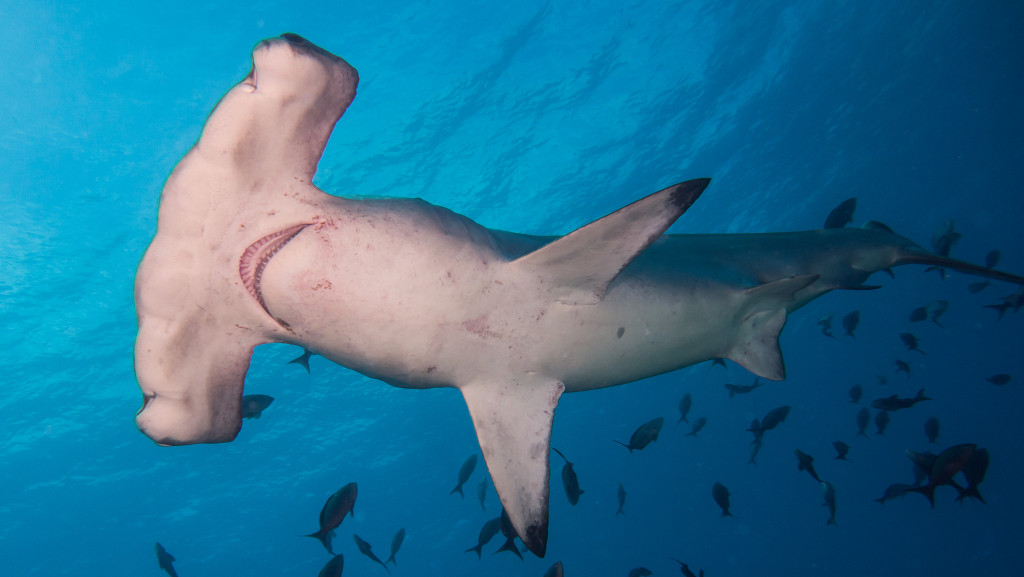
#> input picture species_classification/datasets/hammerheadInput/00000054.jpeg, 2048 x 1153 px, given as the content of the folder datasets/hammerheadTraining, which was not available (shown at 1/2 size)
$ python load_data.py
#> lines starting #> are read from the running program, lines starting #| are printed output that depends on the picture; pictures that were not available may be replaced by others from this repository, and a replacement may not be noted
import numpy as np
import os
import cv2
from tqdm import tqdm
import random

DATADIR = "datasets"

CATEGORIES = ["hammerhead", "mako"]

training_data = []
testing_data = []
input_data = []

IMG_SIZE = 150

def convertToRGB(img_arr):
    return cv2.cvtColor(img_arr, cv2.COLOR_BGR2RGB)

def normalizeRGB(img_arr):
    return [[[color / 255.0 for color in column] for column in row] for row in img_arr]

def create_data_arr(data_arr, data_type):
#> called with data_type = 'Training'
    for category in CATEGORIES:

        path = os.path.join(DATADIR,category+data_type)  # create path
        class_num = CATEGORIES.index(category)  # get the classification

        for img in tqdm(os.listdir(path)):  # iterate over each image
            try:
                img_array = cv2.imread(os.path.join(path,img) ,cv2.IMREAD_GRAYSCALE)  # convert to array
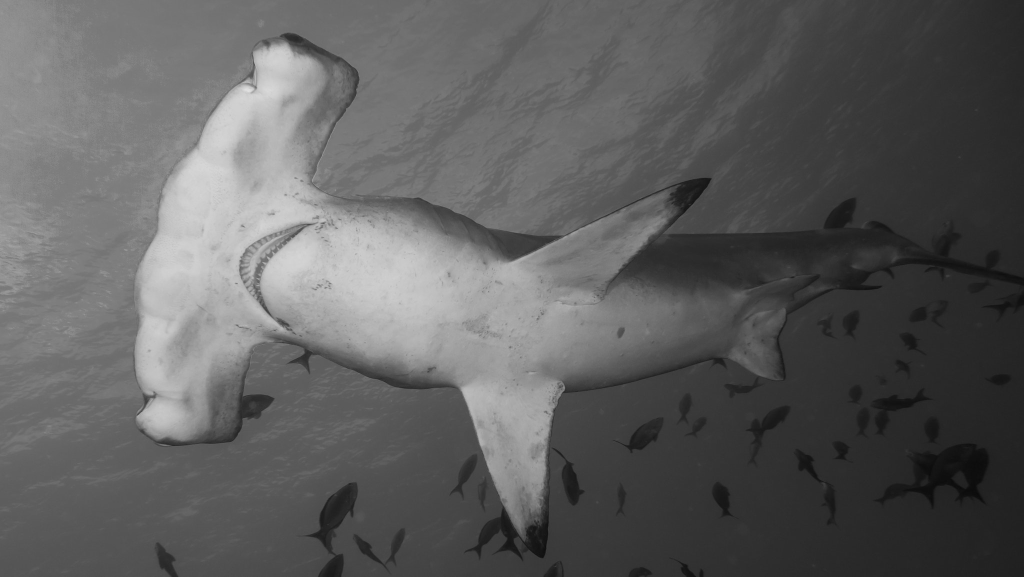
#> img_array: shape (1153, 2048) (shown at 1/2 size); min 11, max 224, mean 94.1
                new_array = cv2.resize(img_array, (IMG_SIZE, IMG_SIZE))  # resize to normalize data size
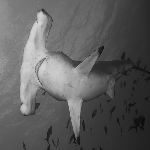
#> new_array: shape (150, 150); min 11, max 224, mean 94.1
                data_arr.append([new_array, class_num])
            except Exception as e:
                pass
                print("OSErrroBad img most likely", e, os.path.join(path,img))
            except Exception as e:
                print("general exception", e, os.path.join(path,img))
#> pass 2 of the loop in create_data_arr, `for category in CATEGORIES:`:
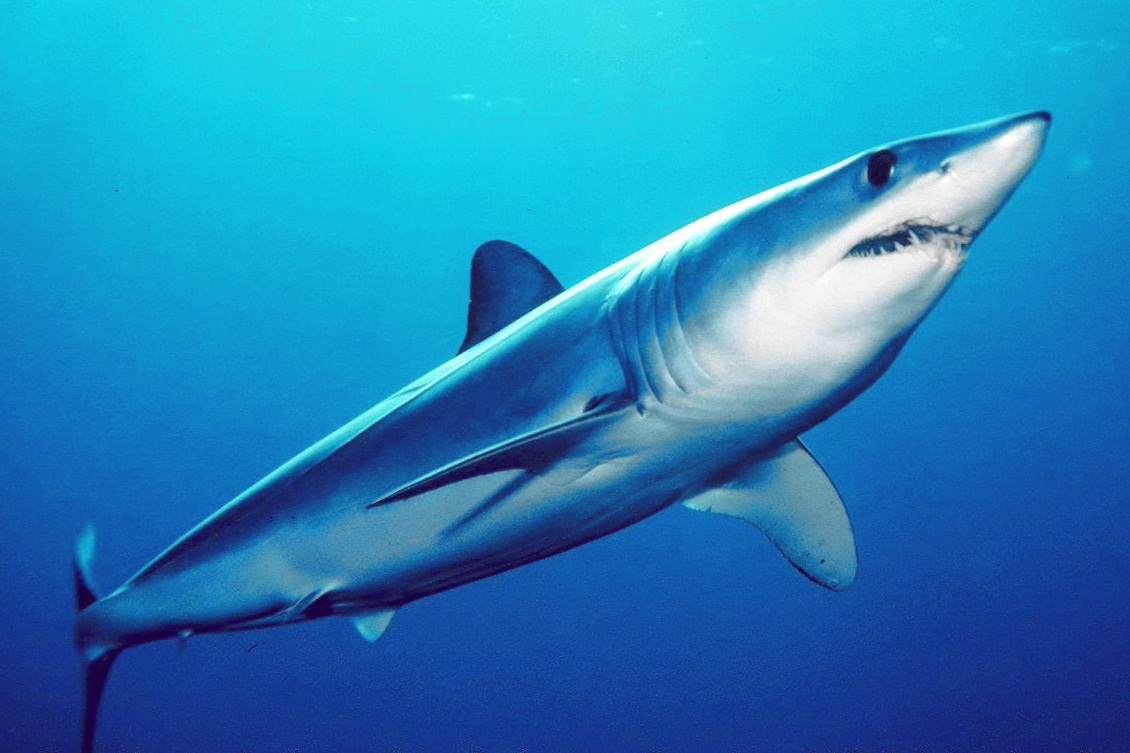
#> input picture species_classification/datasets/makoTraining/00000002.JPG, 1130 x 753 px
#> in create_data_arr, `img_array = cv2.imread(os.path.join(path,img) ,cv2.IMREAD_GRAYSCALE)`:
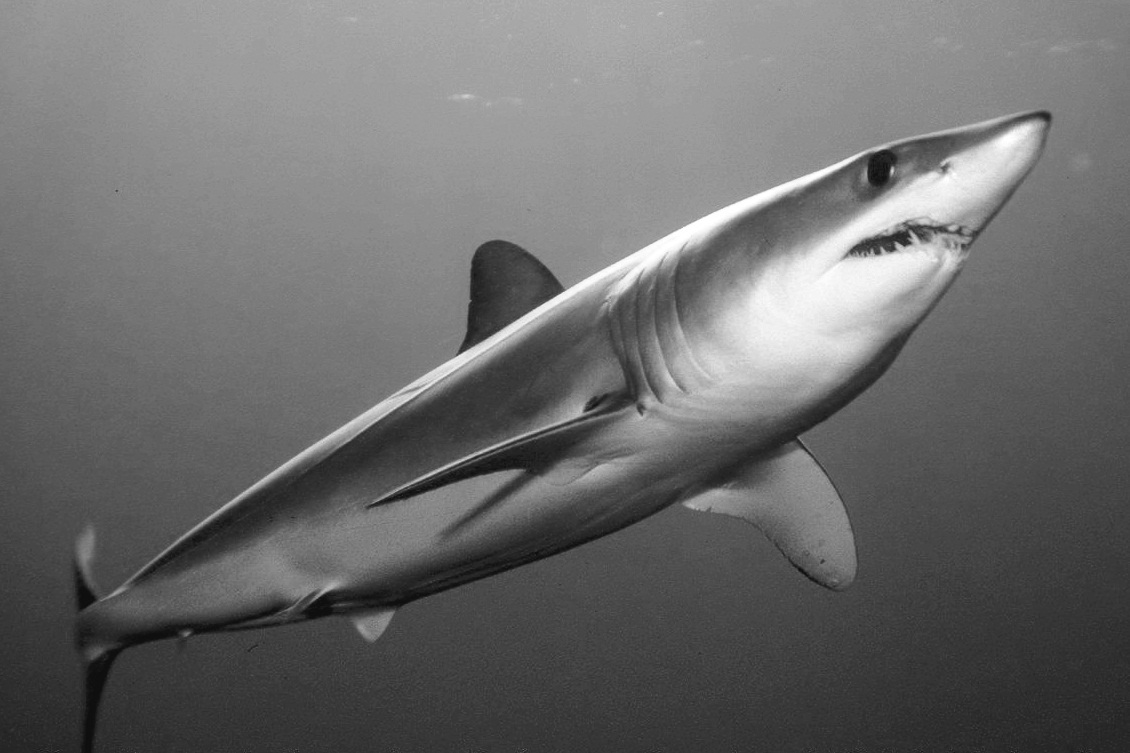
#> img_array: shape (753, 1130); min 12, max 255, mean 107.7
#> in create_data_arr, `new_array = cv2.resize(img_array, (IMG_SIZE, IMG_SIZE))`:
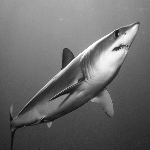
#> new_array: shape (150, 150); min 14, max 255, mean 107.6
#> pass 2 of the loop in create_data_arr, `for category in CATEGORIES:`:
#> pass 2 of the loop in create_data_arr, `for category in CATEGORIES:`:

create_data_arr(training_data, "Training")
create_data_arr(testing_data, "Test")
create_data_arr(input_data, "Input")

random.shuffle(training_data)
random.shuffle(testing_data)
random.shuffle(input_data)

print(len(training_data))
# print(training_data)

train_images = []
train_labels = []

test_images = []
test_labels = []

input_images = []
input_labels = []

for features,label in training_data:
    train_images.append(features)
    train_labels.append(label)

for features,label in testing_data:
    test_images.append(features)
    test_labels.append(label)

for features,label in input_data:
    input_images.append(features)
    input_labels.append(label)

print(train_images[0].reshape(-1, IMG_SIZE, IMG_SIZE, 1))

train_images = np.array(train_images).reshape(-1, IMG_SIZE, IMG_SIZE, 1)
train_labels = np.array(train_labels)

test_images = np.array(test_images).reshape(-1, IMG_SIZE, IMG_SIZE, 1)
test_labels = np.array(test_labels)

input_images = np.array(input_images).reshape(-1, IMG_SIZE, IMG_SIZE, 1)
input_labels = np.array(input_labels)

train_images = train_images/255.0
test_images = test_images/255.0
input_images = input_images/255.0
